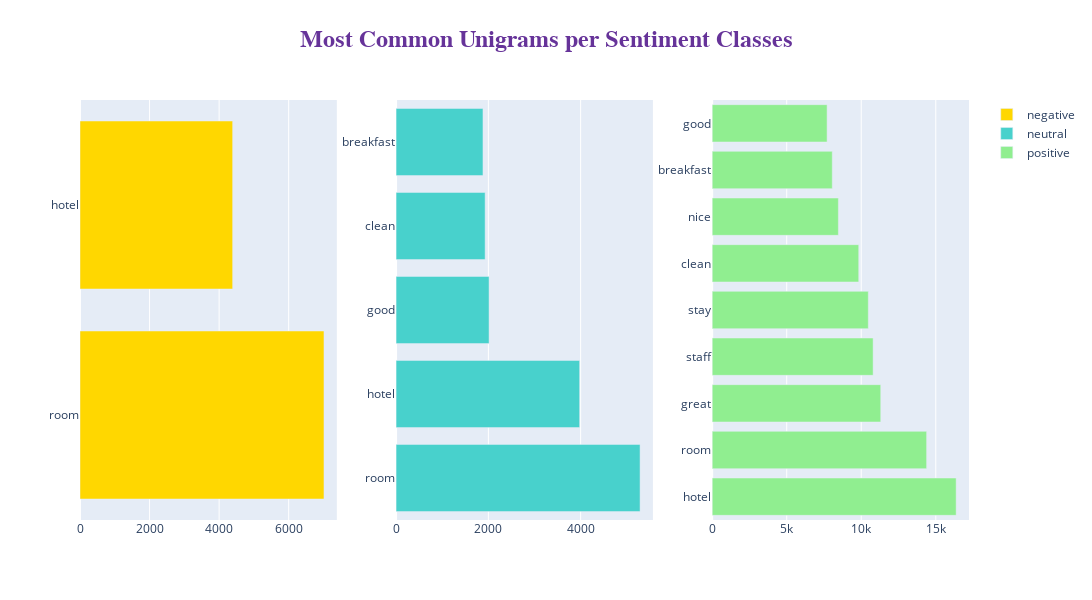

This figure's notebook cell:
### Code cell
# This code generates a subplot with three horizontal bar charts, each representing the most common words for different sentiment labels

# Create a subplot layout with 1 row and 3 columns
fig = make_subplots(rows=1, cols=3)
title_ = ["negative", "neutral", "positive"]

# Iterate over the three sentiment labels
for i in range(3):
    # Filter tokenized reviews by sentiment label
    texts = df[df["label"] == i]['tokenized_review']

    # Split each review into individual words and create a list of all words
    new = texts.str.split()
    new = new.values.tolist()
    corpus = [word for sublist in new for word in sublist]
    
    # Count the frequency of each word
    counter = Counter(corpus)
    # Get the 30 most common words
    most = counter.most_common()
    x, y = [], []

    # Filter out stopwords and prepare data for plotting
    for word, count in most[:30]:
        if word not in stopWords_nltk:
            x.append(word)  # Words
            y.append(count) # Frequencies

    # Add a horizontal bar chart for the current sentiment label
    fig.add_trace(go.Bar(
                x=y,
                y=x,
                orientation='h',
                type="bar",
                name=title_[i],  # Label for the legend
                marker=dict(color=colors[i])), 1, i+1)

# Customize the layout of the figure
fig.update_layout(
    autosize=False,
    width=2000,
    height=600,
    title=dict(
        text='<b>Most Common Unigrams per Sentiment Classes</b>',  # Main title
        x=0.5,
        y=0.95,
        font=dict(
            family="Courier New, monospace",  # Font style
            size=24,  # Font size
            color="RebeccaPurple"  # Font color
        )
    ),
)

# Display the figure
fig.show()

### Figure 1 — Plotly figure (JSON) as saved in the notebook; plotly's stock layout.template omitted (floating-point values rounded to 4 significant figures)
{"data": [{"marker": {"color": "gold"}, "name": "negative", "orientation": "h", "type": "bar", "x": [7015, 4389], "xaxis": "x", "y": ["room", "hotel"], "yaxis": "y"}, {"marker": {"color": "mediumturquoise"}, "name": "neutral", "orientation": "h", "type": "bar", "x": [5288, 3978, 2015, 1930, 1883], "xaxis": "x2", "y": ["room", "hotel", "good", "clean", "breakfast"], "yaxis": "y2"}, {"marker": {"color": "lightgreen"}, "name": "positive", "orientation": "h", "type": "bar", "x": [16368, 14387, 11309, 10798, 10475, 9832, 8467, 8056, 7709], "xaxis": "x3", "y": ["hotel", "room", "great", "staff", "stay", "clean", "nice", "breakfast", "good"], "yaxis": "y3"}], "layout": {"autosize": false, "height": 600, "title": {"font": {"color": "RebeccaPurple", "family": "Courier New, monospace", "size": 24}, "text": "<b>Most Common Unigrams per Sentiment Classes</b>", "x": 0.5, "y": 0.95}, "width": 2000, "xaxis": {"anchor": "y", "domain": [0, 0.2889]}, "xaxis2": {"anchor": "y2", "domain": [0.3556, 0.6444]}, "xaxis3": {"anchor": "y3", "domain": [0.7111, 1]}, "yaxis": {"anchor": "x", "domain": [0, 1]}, "yaxis2": {"anchor": "x2", "domain": [0, 1]}, "yaxis3": {"anchor": "x3", "domain": [0, 1]}}}
